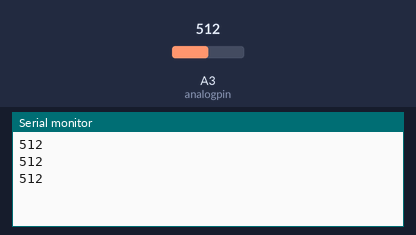
The sketch below on a simulated Arduino Uno, built with avr-gcc and run on an emulated ATmega328P. Parts: the last lines printed to the serial monitor. The inputs (shaded band) are chosen by the test bench; at power-on: A3 (analogpin) = 512.

Above: at 1.3 s.
1.4 s: A3 (analogpin) set to 716
At 1.9 s:
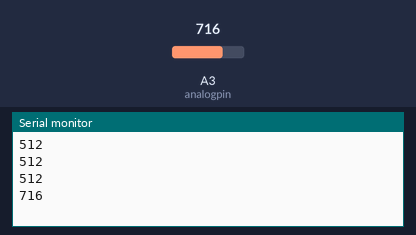
2.9 s: A3 (analogpin) set to 900
At 3.4 s:
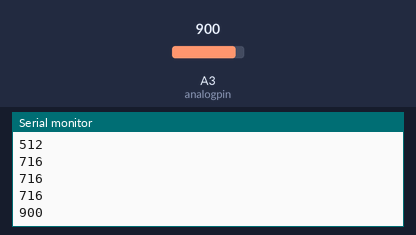
Timing chart, 0 to 5.9 s (numbered marks = the images above; inputs shaded):
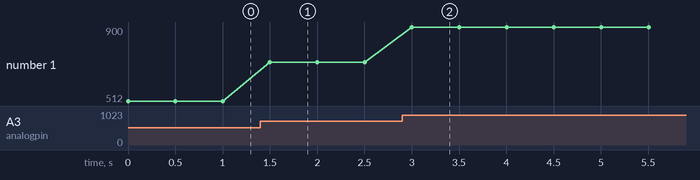

Measured:
- after the input at 1.4 s, the serial monitor: prints a new line after 0.10 s (image 1)
- after the input at 2.9 s, the serial monitor: prints a new line after 0.10 s (image 2)
- plotted number 1: 512 → 716 after the input at 1.4 s, 716 → 900 after the input at 2.9 s

The sketch:

punto_7.ino
```cpp
//Punto 7
int analogpin = A3; //Nombre del pin análogo
int v2; //Variable sin asignación
int dt = 500; //Nombre para un tiempo de espera
void setup() {
  pinMode(analogpin, INPUT); //Se inicializa el pin para que meta información
  Serial.begin(9600); //Se inicializa el monitor serial para mostrar información
}

void loop() {
  v2 = analogRead(analogpin); //La variable será lo mismo que la información que el pin le meta
  Serial.println(v2); //El monitor escribirá la información que reciba la variable
  delay(dt); //Espera medio segundo para escribir otra información que reciba de la variable
}
//Prueba física: https://youtu.be/j6wETslux-I
```
